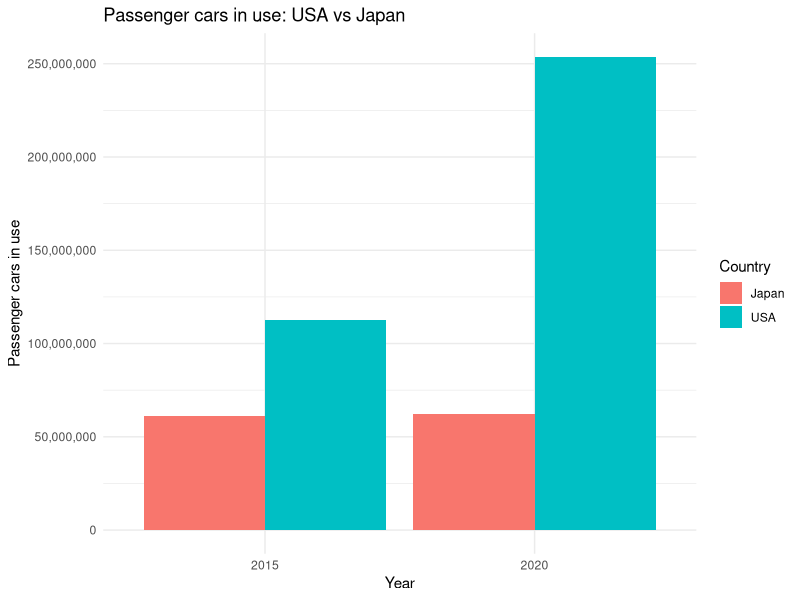
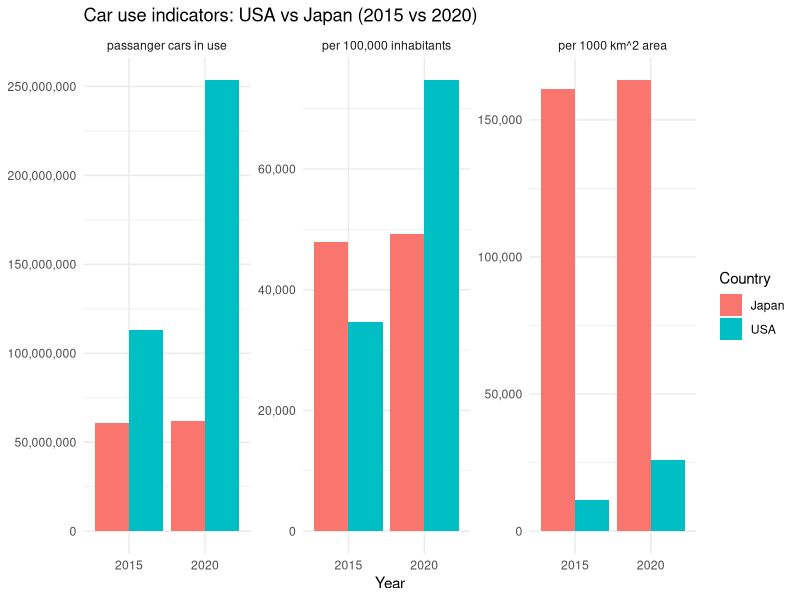

Write the R code that produced these figures, in order.
#install packages 
install.packages("sf")
install.packages("tidyverse")
install.packages("ggplot2")
install.packages("ggplot")

library(sf)
library(tidyverse)
library(tidyverse)
library(ggplot2)

#import data
cars_2015 <- read_csv("Data/2015_Car_use.csv") %>%
  rename(Metric = 1) %>%      # first column = Metric
  mutate(Year = 2015)
cars_2020 <- read_csv("Data/2020_Car_use.csv") %>%
  rename(Metric = 1) %>%      # first column = Metric
  mutate(Year = 2020)

cars_all <- bind_rows(cars_2015, cars_2020) %>%
  pivot_longer(cols = c(USA, Japan),
               names_to = "Country",
               values_to = "Value")

# quick check
cars_all

#bar charr
cars_all %>%
  filter(Metric == "passanger cars in use") %>%
  ggplot(aes(x = factor(Year), y = Value, fill = Country)) +
  geom_col(position = "dodge") +
  labs(
    x = "Year",
    y = "Passenger cars in use",
    fill = "Country",
    title = "Passenger cars in use: USA vs Japan"
  ) +
  scale_y_continuous(labels = scales::comma) +
  theme_minimal()

#all three metrics, faceted
cars_all %>%
  ggplot(aes(x = factor(Year), y = Value, fill = Country)) +
  geom_col(position = "dodge") +
  facet_wrap(~ Metric, scales = "free_y") +
  labs(
    x = "Year",
    y = NULL,
    fill = "Country",
    title = "Car use indicators: USA vs Japan (2015 vs 2020)"
  ) +
  scale_y_continuous(labels = scales::comma) +
  theme_minimal()
